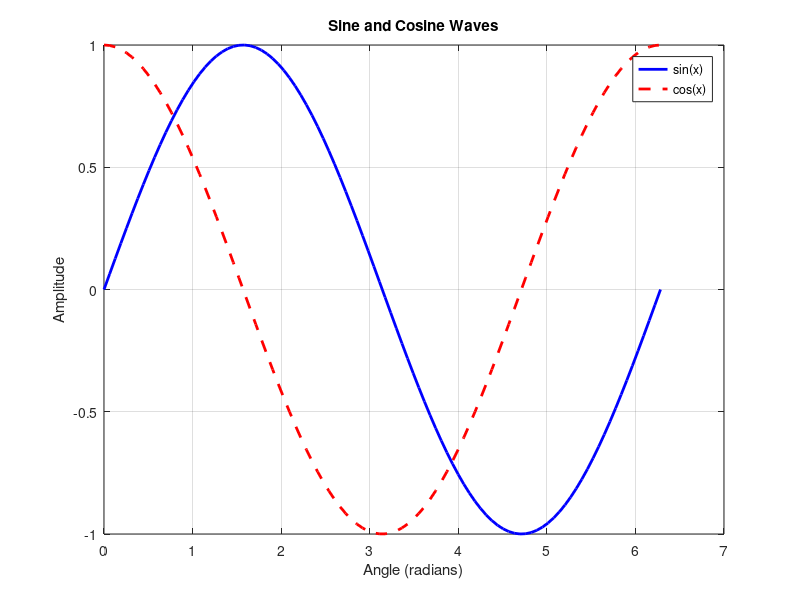

The MATLAB script that drew this image:
% Basic Plotting in MATLAB

% Generate x data from 0 to 2*pi
x = linspace(0, 2*pi, 100);  

% Calculate sine and cosine values
y1 = sin(x);
y2 = cos(x);

% Create the plot
figure;
plot(x, y1, 'b-', 'LineWidth', 2);   % Plot sine in blue
hold on;
plot(x, y2, 'r--', 'LineWidth', 2);  % Plot cosine in red dashed line

% Add labels and title
xlabel('Angle (radians)');
ylabel('Amplitude');
title('Sine and Cosine Waves');
legend('sin(x)', 'cos(x)');
grid on;
